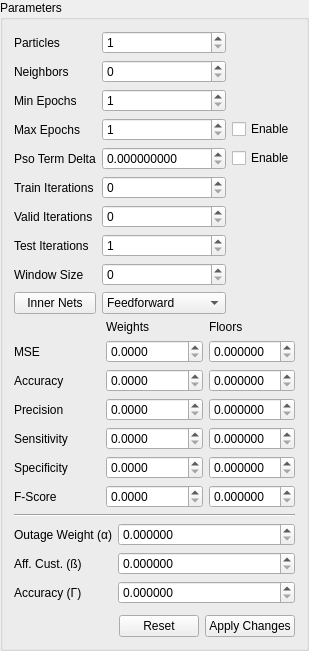
       <widget class="QGroupBox" name="param_gb">
        <property name="title">
         <string>Parameters</string>
        </property>
        <layout class="QVBoxLayout" name="verticalLayout_3">
         <item>
          <layout class="QGridLayout" name="gridLayout">
           <item row="0" column="1">
            <widget class="QSpinBox" name="totalParticles_sb">
             <property name="minimum">
              <number>1</number>
             </property>
             <property name="maximum">
              <number>10000</number>
             </property>
            </widget>
           </item>
           <item row="1" column="0">
            <widget class="QLabel" name="label_2">
             <property name="text">
              <string>Neighbors</string>
             </property>
            </widget>
           </item>
           <item row="1" column="1">
            <widget class="QSpinBox" name="totalNeighbors_sb">
             <property name="maximum">
              <number>10000</number>
             </property>
            </widget>
           </item>
           <item row="0" column="0">
            <widget class="QLabel" name="label">
             <property name="text">
              <string>Particles</string>
             </property>
            </widget>
           </item>
           <item row="3" column="0">
            <widget class="QLabel" name="label_3">
             <property name="text">
              <string>Max Epochs</string>
             </property>
            </widget>
           </item>
           <item row="3" column="1">
            <widget class="QSpinBox" name="maxEpochs_sb">
             <property name="minimum">
              <number>1</number>
             </property>
             <property name="maximum">
              <number>1000000</number>
             </property>
            </widget>
           </item>
           <item row="4" column="0">
            <widget class="QLabel" name="label_5">
             <property name="text">
              <string>Pso Term Delta</string>
             </property>
            </widget>
           </item>
           <item row="3" column="2">
            <widget class="QCheckBox" name="enableIteration_cb">
             <property name="text">
              <string>Enable</string>
             </property>
            </widget>
           </item>
           <item row="4" column="1">
            <widget class="QDoubleSpinBox" name="delta_dsb">
             <property name="decimals">
              <number>9</number>
             </property>
             <property name="maximum">
              <double>10000.000000000000000</double>
             </property>
            </widget>
           </item>
           <item row="7" column="0">
            <widget class="QLabel" name="label_4">
             <property name="text">
              <string>Test Iterations</string>
             </property>
            </widget>
           </item>
           <item row="8" column="1">
            <widget class="QSpinBox" name="window_sb">
             <property name="maximum">
              <number>10000</number>
             </property>
            </widget>
           </item>
           <item row="8" column="0">
            <widget class="QLabel" name="label_6">
             <property name="text">
              <string>Window Size</string>
             </property>
            </widget>
           </item>
           <item row="7" column="1">
            <widget class="QSpinBox" name="testIt_sb">
             <property name="minimum">
              <number>1</number>
             </property>
             <property name="maximum">
              <number>10000</number>
             </property>
            </widget>
           </item>
           <item row="9" column="1">
            <widget class="QComboBox" name="netType_cb">
             <property name="currentIndex">
              <number>0</number>
             </property>
             <property name="maxVisibleItems">
              <number>2</number>
             </property>
             <item>
              <property name="text">
               <string>Feedforward</string>
              </property>
             </item>
             <item>
              <property name="text">
               <string>Recurrent</string>
              </property>
             </item>
            </widget>
           </item>
           <item row="4" column="2">
            <widget class="QCheckBox" name="enableDelta_cb">
             <property name="text">
              <string>Enable</string>
             </property>
            </widget>
           </item>
           <item row="2" column="0">
            <widget class="QLabel" name="label_28">
             <property name="text">
              <string>Min Epochs</string>
             </property>
            </widget>
           </item>
           <item row="9" column="0">
            <widget class="QPushButton" name="innerNet_btn">
             <property name="text">
              <string>Inner Nets</string>
             </property>
            </widget>
           </item>
           <item row="2" column="1">
            <widget class="QSpinBox" name="minEpochs_sb">
             <property name="minimum">
              <number>1</number>
             </property>
             <property name="maximum">
              <number>1000000</number>
             </property>
            </widget>
           </item>
           <item row="6" column="0">
            <widget class="QLabel" name="label_29">
             <property name="text">
              <string>Valid Iterations</string>
             </property>
            </widget>
           </item>
           <item row="5" column="0">
            <widget class="QLabel" name="label_30">
             <property name="text">
              <string>Train Iterations</string>
             </property>
            </widget>
           </item>
           <item row="6" column="1">
            <widget class="QSpinBox" name="validationIterations_sb">
             <property name="maximum">
              <number>10000</number>
             </property>
            </widget>
           </item>
           <item row="5" column="1">
            <widget class="QSpinBox" name="trainingIterations_sb">
             <property name="maximum">
              <number>10000</number>
             </property>
            </widget>
           </item>
          </layout>
         </item>
         <item>
          <layout class="QGridLayout" name="gridLayout_2">
           <item row="4" column="0">
            <widget class="QLabel" name="label_10">
             <property name="text">
              <string>Sensitivity</string>
             </property>
            </widget>
           </item>
           <item row="4" column="1">
            <widget class="QDoubleSpinBox" name="sen_weight_dsb">
             <property name="decimals">
              <number>4</number>
             </property>
             <property name="maximum">
              <double>100000.000000000000000</double>
             </property>
             <property name="singleStep">
              <double>0.050000000000000</double>
             </property>
            </widget>
           </item>
           <item row="2" column="0">
            <widget class="QLabel" name="label_8">
             <property name="text">
              <string>Accuracy</string>
             </property>
            </widget>
           </item>
           <item row="1" column="2">
            <widget class="QDoubleSpinBox" name="mse_floor_dsb">
             <property name="decimals">
              <number>6</number>
             </property>
             <property name="maximum">
              <double>1.000000000000000</double>
             </property>
             <property name="singleStep">
              <double>0.050000000000000</double>
             </property>
            </widget>
           </item>
           <item row="2" column="2">
            <widget class="QDoubleSpinBox" name="acc_floor_dsb">
             <property name="decimals">
              <number>6</number>
             </property>
             <property name="maximum">
              <double>1.000000000000000</double>
             </property>
             <property name="singleStep">
              <double>0.050000000000000</double>
             </property>
            </widget>
           </item>
           <item row="1" column="0">
            <widget class="QLabel" name="label_7">
             <property name="text">
              <string>MSE</string>
             </property>
            </widget>
           </item>
           <item row="0" column="1">
            <widget class="QLabel" name="label_13">
             <property name="text">
              <string>Weights</string>
             </property>
            </widget>
           </item>
           <item row="0" column="2">
            <widget class="QLabel" name="label_14">
             <property name="text">
              <string>Floors</string>
             </property>
            </widget>
           </item>
           <item row="1" column="1">
            <widget class="QDoubleSpinBox" name="mse_weight_dsb">
             <property name="decimals">
              <number>4</number>
             </property>
             <property name="maximum">
              <double>100000.000000000000000</double>
             </property>
             <property name="singleStep">
              <double>0.050000000000000</double>
             </property>
            </widget>
           </item>
           <item row="2" column="1">
            <widget class="QDoubleSpinBox" name="acc_weight_dsb">
             <property name="decimals">
              <number>4</number>
             </property>
             <property name="maximum">
              <double>100000.000000000000000</double>
             </property>
             <property name="singleStep">
              <double>0.050000000000000</double>
             </property>
            </widget>
           </item>
           <item row="3" column="0">
            <widget class="QLabel" name="label_9">
             <property name="text">
              <string>Precision</string>
             </property>
            </widget>
           </item>
           <item row="3" column="1">
            <widget class="QDoubleSpinBox" name="pre_weight_dsb">
             <property name="decimals">
              <number>4</number>
             </property>
             <property name="maximum">
              <double>100000.000000000000000</double>
             </property>
             <property name="singleStep">
              <double>0.050000000000000</double>
             </property>
            </widget>
           </item>
           <item row="3" column="2">
            <widget class="QDoubleSpinBox" name="pre_floor_dsb">
             <property name="decimals">
              <number>6</number>
             </property>
             <property name="maximum">
              <double>1.000000000000000</double>
             </property>
             <property name="singleStep">
              <double>0.050000000000000</double>
             </property>
            </widget>
           </item>
           <item row="4" column="2">
            <widget class="QDoubleSpinBox" name="sen_floor_dsb">
             <property name="decimals">
              <number>6</number>
             </property>
             <property name="maximum">
              <double>1.000000000000000</double>
             </property>
             <property name="singleStep">
              <double>0.050000000000000</double>
             </property>
            </widget>
           </item>
           <item row="5" column="0">
            <widget class="QLabel" name="label_11">
             <property name="text">
              <string>Specificity</string>
             </property>
            </widget>
           </item>
           <item row="6" column="0">
            <widget class="QLabel" name="label_12">
             <property name="text">
              <string>F-Score</string>
             </property>
            </widget>
           </item>
           <item row="6" column="1">
            <widget class="QDoubleSpinBox" name="fscore_weight_dsb">
             <property name="decimals">
              <number>4</number>
             </property>
             <property name="maximum">
              <double>10000.000000000000000</double>
             </property>
             <property name="singleStep">
              <double>0.050000000000000</double>
             </property>
            </widget>
           </item>
           <item row="5" column="2">
            <widget class="QDoubleSpinBox" name="spe_floor_dsb">
             <property name="decimals">
              <number>6</number>
             </property>
             <property name="maximum">
              <double>1.000000000000000</double>
             </property>
             <property name="singleStep">
              <double>0.050000000000000</double>
             </property>
            </widget>
           </item>
           <item row="6" column="2">
            <widget class="QDoubleSpinBox" name="fscore_floor_dsb">
             <property name="decimals">
              <number>6</number>
             </property>
             <property name="maximum">
              <double>1.000000000000000</double>
             </property>
             <property name="singleStep">
              <double>0.050000000000000</double>
             </property>
            </widget>
           </item>
           <item row="5" column="1">
            <widget class="QDoubleSpinBox" name="spe_weight_dsb">
             <property name="decimals">
              <number>4</number>
             </property>
             <property name="maximum">
              <double>100000.000000000000000</double>
             </property>
             <property name="singleStep">
              <double>0.050000000000000</double>
             </property>
            </widget>
           </item>
          </layout>
         </item>
         <item>
          <widget class="Line" name="line_14">
           <property name="orientation">
            <enum>Qt::Horizontal</enum>
           </property>
          </widget>
         </item>
         <item>
          <layout class="QFormLayout" name="formLayout">
           <item row="0" column="0">
            <widget class="QLabel" name="label_37">
             <property name="text">
              <string>Outage Weight (α)</string>
             </property>
            </widget>
           </item>
           <item row="0" column="1">
            <widget class="QDoubleSpinBox" name="alpha_dsb">
             <property name="decimals">
              <number>6</number>
             </property>
             <property name="maximum">
              <double>10000.000000000000000</double>
             </property>
            </widget>
           </item>
           <item row="1" column="0">
            <widget class="QLabel" name="label_38">
             <property name="text">
              <string>Aff. Cust. (ß)</string>
             </property>
            </widget>
           </item>
           <item row="1" column="1">
            <widget class="QDoubleSpinBox" name="beta_dsb">
             <property name="decimals">
              <number>6</number>
             </property>
             <property name="maximum">
              <double>10000.000000000000000</double>
             </property>
            </widget>
           </item>
           <item row="2" column="0">
            <widget class="QLabel" name="label_39">
             <property name="text">
              <string>Accuracy (Γ)</string>
             </property>
            </widget>
           </item>
           <item row="2" column="1">
            <widget class="QDoubleSpinBox" name="gamma_dsb">
             <property name="decimals">
              <number>6</number>
             </property>
             <property name="maximum">
              <double>10000.000000000000000</double>
             </property>
            </widget>
           </item>
          </layout>
         </item>
         <item>
          <spacer name="verticalSpacer">
           <property name="orientation">
            <enum>Qt::Vertical</enum>
           </property>
           <property name="sizeHint" stdset="0">
            <size>
             <width>78</width>
             <height>5</height>
            </size>
           </property>
          </spacer>
         </item>
         <item>
          <layout class="QHBoxLayout" name="horizontalLayout_2">
           <item>
            <spacer name="horizontalSpacer_2">
             <property name="orientation">
              <enum>Qt::Horizontal</enum>
             </property>
             <property name="sizeHint" stdset="0">
              <size>
               <width>40</width>
               <height>20</height>
              </size>
             </property>
            </spacer>
           </item>
           <item>
            <widget class="QPushButton" name="resetParams_btn">
             <property name="text">
              <string>Reset</string>
             </property>
            </widget>
           </item>
           <item>
            <widget class="QPushButton" name="applyParams_btn">
             <property name="text">
              <string>Apply Changes</string>
             </property>
            </widget>
           </item>
          </layout>
         </item>
        </layout>
       </widget>
